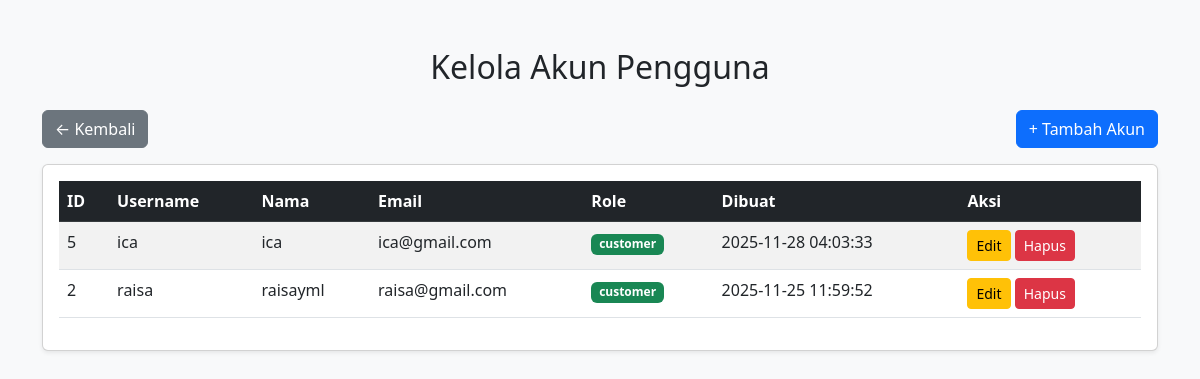
The app's page /KopiCa/admin/kelola_akun.php (signed in) with its own data.
### tables this page shows
CREATE TABLE `users` (
  `id_user` int(11) NOT NULL,
  `username` varchar(100) NOT NULL,
  `password_hash` varchar(255) NOT NULL,
  `nama` varchar(150) NOT NULL,
  `email` varchar(150) DEFAULT NULL,
  `role` enum('admin','customer') NOT NULL DEFAULT 'customer',
  `created_at` timestamp NOT NULL DEFAULT current_timestamp()
);

### KopiCa/admin/kelola_akun.php (the view, shortened to what this page needs)
<?php
include '../config.php';
$query = "SELECT * FROM users WHERE role != 'admin' ORDER BY id_user DESC";
$result = mysqli_query($conn, $query);
?>
<!DOCTYPE html>
<html lang="id">
<head>
    <link href="https://cdn.jsdelivr.net/npm/bootstrap@5.3.0/dist/css/bootstrap.min.css" rel="stylesheet">
</head>
<body class="bg-light">
<div class="container mt-5">
<h2 class="mb-4 text-center">Kelola Akun Pengguna</h2>
<div class="mb-3 d-flex justify-content-between">
    <a href="index.php" class="btn btn-secondary">← Kembali</a>
    <a href="user_add.php" class="btn btn-primary">+ Tambah Akun</a>
</div>
    <div class="card shadow-sm">
        <div class="card-body">
            <table class="table table-striped">
                <thead class="table-dark">
                    <tr>
                        <th>ID</th>
                        <th>Username</th>
                        <th>Nama</th>
                        <th>Email</th>
                        <th>Role</th>
                        <th>Dibuat</th>
                        <th>Aksi</th>
                    </tr>
                </thead>
                <tbody>
                    <?php while($row = mysqli_fetch_assoc($result)): ?>
                    <tr>
                        <td><?= $row['id_user'] ?></td>
                        <td><?= htmlspecialchars($row['username']) ?></td>
                        <td><?= htmlspecialchars($row['nama']) ?></td>
                        <td><?= htmlspecialchars($row['email']) ?></td>
                        <td>
                            <span class="badge <?= $row['role'] == 'admin' ? 'bg-danger' : 'bg-success' ?>">
                                <?= $row['role'] ?>
                            </span>
                        </td>
                        <td><?= $row['created_at'] ?></td>
                        <td>
                            <a href="user_edit.php?id=<?= $row['id_user'] ?>" class="btn btn-warning btn-sm">Edit</a>
                            <a href="user_delete.php?id=<?= $row['id_user'] ?>"
                               onclick="return confirm('Hapus akun ini?')"
                               class="btn btn-danger btn-sm">
                               Hapus
                            </a>
                        </td>
                    </tr>
                    <?php endwhile; ?>
                </tbody>
            </table>
        </div>
    </div>
</div>
</body>
</html>

### records on screen
users: id_user "5", username "ica", nama "ica", email "ica@gmail.com", role "customer", created_at "2025-11-28 04:03:33"
users: id_user "2", username "raisa", nama "raisayml", email "raisa@gmail.com", role "customer", created_at "2025-11-25 11:59:52"
